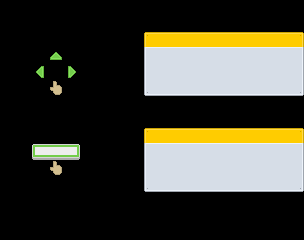

The image is a tile-based game level rendered from a .tmx file. Its description and complete source (layers, tilesets, objects, tile grids) follow:
An orthogonal 19x15 tile map with 16x16 px tiles, 1 tile layer (controls) and 3 objects (text1, text2, text3).

<map version="1.0" orientation="orthogonal" renderorder="right-down" width="19" height="15" tilewidth="16" tileheight="16" nextobjectid="7">
 <tileset firstgid="1" name="pixelui" tilewidth="16" tileheight="16" spacing="2" tilecount="990" columns="30">
  <image source="images/pixelui.png" width="538" height="592" />
 </tileset>
 <layer name="controls" width="19" height="15">
  <data encoding="csv">
0,0,0,0,0,0,0,0,0,0,0,0,0,0,0,0,0,0,0,
0,0,0,0,0,0,0,0,0,0,0,0,0,0,0,0,0,0,0,
0,0,0,0,0,0,0,0,0,407,408,408,408,408,408,408,408,408,409,
0,0,0,1610613484,0,0,0,0,0,434,435,435,435,435,435,435,435,435,436,
0,0,3221226220,0,748,0,0,0,0,434,435,435,435,435,435,435,435,435,436,
0,0,0,753,0,0,0,0,0,464,465,465,465,465,465,465,465,465,466,
0,0,0,0,0,0,0,0,0,0,0,0,0,0,0,0,0,0,0,
0,0,0,0,0,0,0,0,0,0,0,0,0,0,0,0,0,0,0,
0,0,0,0,0,0,0,0,0,407,408,408,408,408,408,408,408,408,409,
0,0,256,257,258,0,0,0,0,434,435,435,435,435,435,435,435,435,436,
0,0,0,753,0,0,0,0,0,434,435,435,435,435,435,435,435,435,436,
0,0,0,0,0,0,0,0,0,464,465,465,465,465,465,465,465,465,466,
0,0,0,0,0,0,0,0,0,0,0,0,0,0,0,0,0,0,0,
0,0,0,0,0,0,0,0,0,0,0,0,0,0,0,0,0,0,0,
0,0,0,0,0,0,0,0,0,0,0,0,0,0,0,0,0,0,0
</data>
 </layer>
 <objectgroup name="position">
  <object id="1" name="text1" x="152" y="52" width="128" height="32" />
  <object id="5" name="text2" x="152" y="148" width="116" height="20" />
  <object id="6" name="text3" x="32" y="208" width="240" height="16" />
 </objectgroup>
</map>
